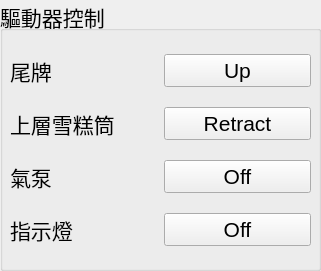
       <widget class="QGroupBox" name="systemStatusGroupBox_4">
        <property name="geometry">
         <rect>
          <x>960</x>
          <y>300</y>
          <width>321</width>
          <height>271</height>
         </rect>
        </property>
        <property name="sizePolicy">
         <sizepolicy hsizetype="Fixed" vsizetype="Fixed">
          <horstretch>0</horstretch>
          <verstretch>0</verstretch>
         </sizepolicy>
        </property>
        <property name="font">
         <font>
          <pointsize>16</pointsize>
         </font>
        </property>
        <property name="title">
         <string>驅動器控制</string>
        </property>
        <widget class="QWidget" name="gridLayoutWidget_8">
         <property name="geometry">
          <rect>
           <x>10</x>
           <y>40</y>
           <width>301</width>
           <height>222</height>
          </rect>
         </property>
         <property name="font">
          <font>
           <pointsize>16</pointsize>
          </font>
         </property>
         <layout class="QGridLayout" name="gridLayout_10">
          <item row="0" column="1">
           <widget class="QPushButton" name="rearSliderPushButton">
            <property name="font">
             <font>
              <pointsize>16</pointsize>
             </font>
            </property>
            <property name="text">
             <string>Up</string>
            </property>
           </widget>
          </item>
          <item row="1" column="0">
           <widget class="QLabel" name="label_33">
            <property name="font">
             <font>
              <pointsize>16</pointsize>
             </font>
            </property>
            <property name="text">
             <string>上層雪糕筒</string>
            </property>
           </widget>
          </item>
          <item row="1" column="1">
           <widget class="QPushButton" name="coneSliderPushButton">
            <property name="font">
             <font>
              <pointsize>16</pointsize>
             </font>
            </property>
            <property name="text">
             <string>Retract</string>
            </property>
           </widget>
          </item>
          <item row="3" column="1">
           <widget class="QPushButton" name="arrowLightPushButton">
            <property name="font">
             <font>
              <pointsize>16</pointsize>
             </font>
            </property>
            <property name="text">
             <string>Off</string>
            </property>
           </widget>
          </item>
          <item row="3" column="0">
           <widget class="QLabel" name="label_44">
            <property name="font">
             <font>
              <pointsize>16</pointsize>
             </font>
            </property>
            <property name="text">
             <string>指示燈</string>
            </property>
           </widget>
          </item>
          <item row="0" column="0">
           <widget class="QLabel" name="label_45">
            <property name="font">
             <font>
              <pointsize>16</pointsize>
             </font>
            </property>
            <property name="text">
             <string>尾牌</string>
            </property>
           </widget>
          </item>
          <item row="2" column="0">
           <widget class="QLabel" name="label_58">
            <property name="font">
             <font>
              <pointsize>16</pointsize>
             </font>
            </property>
            <property name="text">
             <string>氣泵</string>
            </property>
           </widget>
          </item>
          <item row="2" column="1">
           <widget class="QPushButton" name="airPumpPushButton">
            <property name="font">
             <font>
              <pointsize>16</pointsize>
             </font>
            </property>
            <property name="text">
             <string>Off</string>
            </property>
           </widget>
          </item>
         </layout>
        </widget>
       </widget>
